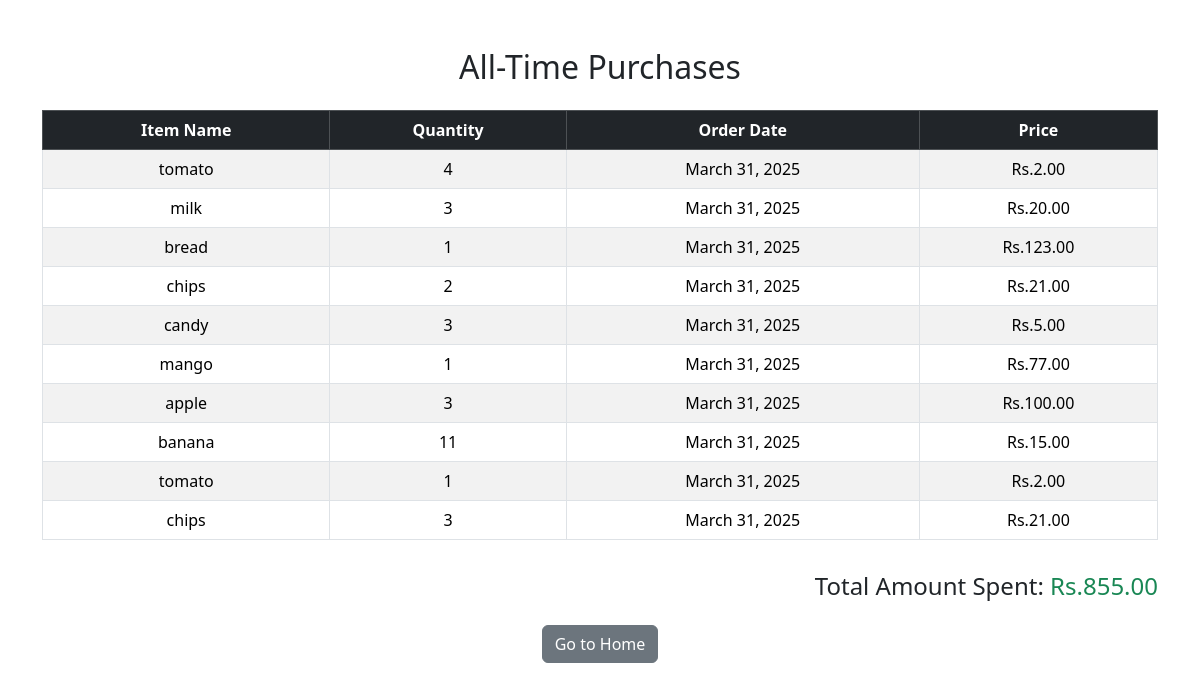
The app's page /customer/alltime/ (signed in) with its own data.
### firstapp/models.py (models this page shows, shortened)
class Order(models.Model):
    customer = models.ForeignKey(User, on_delete=models.CASCADE)
    item = models.ForeignKey(Item, on_delete=models.CASCADE)
    quantity = models.PositiveIntegerField()
    order_date = models.DateField(default=datetime.date.today)

class Item(models.Model):
    item_name = models.CharField(max_length=255)
    quantity = models.PositiveIntegerField()
    price = models.DecimalField(max_digits=10, decimal_places=2)

### firstapp/views.py (the view)
# urls.py: path("customer/alltime/", views.customer_alltime, name="customer_alltime"),
def customer_alltime(request):
    user = request.user
    orders = Order.objects.filter(customer=user).order_by("-order_date")
    total_amount = sum(order.quantity * order.item.price for order in orders)
    return render(request, "customer_alltime.html", {"orders": orders, "total_amount": total_amount})

### templates/customer_alltime.html (shortened to what this page needs)
{% if user.is_authenticated %}
{% if user.groups.all.0.name == "customer" %}
{% load bootstrap5 %}
{% bootstrap_css %}
{% block content %}
<div class="container mt-5">
    <h2 class="text-center mb-4">All-Time Purchases</h2>
    {% if orders %}
    <div class="table-responsive">
        <table class="table table-bordered table-striped text-center">
            <thead class="table-dark">
                <tr>
                    <th>Item Name</th>
                    <th>Quantity</th>
                    <th>Order Date</th>
                    <th>Price</th>
                </tr>
            </thead>
            <tbody>
                {% for order in orders %}
                <tr>
                    <td>{{ order.item.item_name }}</td>
                    <td>{{ order.quantity }}</td>
                    <td>{{ order.order_date }}</td>
                    <td>Rs.{{ order.item.price }}</td>
                </tr>
                {% endfor %}
            </tbody>
        </table>
    </div>
    <h4 class="text-end mt-3">Total Amount Spent: <span class="text-success">Rs.{{ total_amount }}</span></h4>
    {% else %}
    <div class="alert alert-info text-center" role="alert">
        No purchase history available.
    </div>
    {% endif %}
    <div class="text-center mt-4">
        <a href="{% url 'firstapp:home' %}" class="btn btn-secondary">Go to Home</a>
    </div>
</div>
{% endblock %}
{% endif %}
{% endif %}

### records on screen
Order: item.item_name "tomato", quantity "4", order_date "March 31, 2025", item.price "2.00"
Order: item.item_name "milk", quantity "3", order_date "March 31, 2025", item.price "20.00"
Order: item.item_name "bread", quantity "1", order_date "March 31, 2025", item.price "123.00"
Order: item.item_name "chips", quantity "2", order_date "March 31, 2025", item.price "21.00"
Order: item.item_name "candy", quantity "3", order_date "March 31, 2025", item.price "5.00"
Order: item.item_name "mango", quantity "1", order_date "March 31, 2025", item.price "77.00"
Order: item.item_name "apple", quantity "3", order_date "March 31, 2025", item.price "100.00"
Order: item.item_name "banana", quantity "11", order_date "March 31, 2025", item.price "15.00"
Order: item.item_name "tomato", quantity "1", order_date "March 31, 2025", item.price "2.00"
Order: item.item_name "chips", quantity "3", order_date "March 31, 2025", item.price "21.00"

### other values on screen
{{ total_amount }} "855.00"
